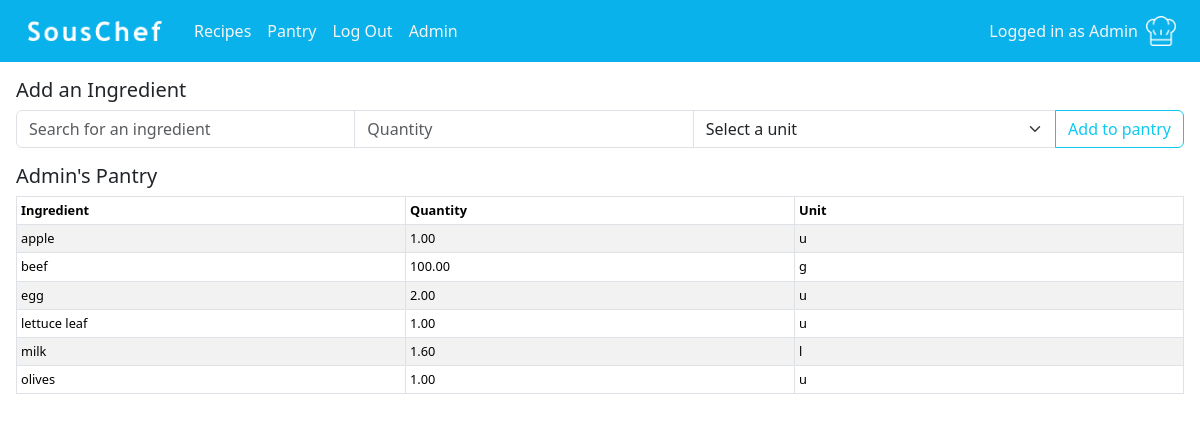
Page /pantry/ (signed in) on the committed database.
### souschef/models.py (models this page shows, shortened)
class User(AbstractUser):
    pass

class Pantry(models.Model):
    user = models.ForeignKey(User, on_delete=models.CASCADE)

class UserDashboard(models.Model):
    user_name = models.OneToOneField(User, on_delete=models.CASCADE, related_name="user_name")
    created = models.DateTimeField(auto_now_add=True)
    profile_picture = models.ImageField(upload_to="static/images/profile_pics", null=True, blank=True)
    def __str__(self):
        return f"{self.user_name}"

class Ingredient(models.Model):
    name = models.CharField(max_length=64, blank=False)
    ingredient_id = models.IntegerField(unique=True)
    def __str__(self):
        return f"{self.name}"

class PantryIngredient(models.Model):
    pantry = models.ForeignKey(Pantry, on_delete=models.CASCADE)
    name = models.ForeignKey(Ingredient, on_delete=models.CASCADE)
    quantity = models.DecimalField(max_digits=5, decimal_places=2)
    unit = models.ForeignKey(Unit, on_delete=models.CASCADE)

class Unit(models.Model):
    unit_type = models.CharField(max_length=8)
    def __str__(self):
        return self.unit_type

### souschef/views.py (the view)
# urls.py: path("pantry/", views.pantry, name="pantry"),
def pantry(request):
    if request.method == "GET":
        return pantry_get_request(request)
    elif request.method == "POST":
        return pantry_post_request(request)

### souschef/forms.py
class PantryIngredientForm(ModelForm):
    name = ModelChoiceField(
        queryset=Ingredient.objects.all(),
        to_field_name="name",
    )
    ingredient_id = IntegerField()
    class Meta:
        model = PantryIngredient
        fields = ['name', 'quantity', 'unit']
        widgets = {
            "quantity": NumberInput(attrs={"required": "required"}),
            "unit": Select(attrs={"required": "required"}),
        }

### souschef/pantry_utils.py (called while the page is built)
def pantry_get_request(request):
    query = request.GET.get("query")
    if query:
        return run_query(query)
    form = PantryIngredientForm()
    pantry = Pantry.objects.filter(user=request.user)
    contents = PantryIngredient.objects.filter(pantry__in=pantry).order_by('name__name')
    if contents:
        table_data = get_table_data(contents)
        return render(request, "SousChef/pantry.html", {
            "pantry": pantry,
            "table_data": table_data,
            "form": form,
        })
    else:
        return render(request, "SousChef/pantry.html", {
            "pantry": pantry,
            "form": form,
        })

### souschef/utils.py (called while the page is built)
def get_table_data(contents):
    table_data = []
    for item in contents:
        row = [
            item.name,  # Ingredient name
            item.quantity,   # Ingredient quantity
            item.unit   # Unit name (assuming there's a unit field)
        ]
        table_data.append(row)
    return table_data

### souschef/templates/souschef/pantry.html (shortened to what this page needs)
{% extends "SousChef/layout.html" %}
{% load custom_filters %}
{% block body %}
    <div class="m-3">
        <h5>Add an Ingredient</h5>
        <form id="pantryIngredientForm" method="POST" action="{% url 'pantry' %}">
            <div class="input-group mb-3">
                <input id="searchBox" autocomplete="off" class="form-control" name="name" placeholder="Search for an ingredient" type="text" required>
                <input type="number" step="0.01" class="form-control" name="quantity" placeholder="Quantity" aria-label="Quantity" required>
                <select class="form-select" name="unit" required>
                    <option value="" selected disabled>Select a unit</option>
                </select>
                <button class="btn btn-outline-info" type="submit" >Add to pantry</button>
            </div>
        </form>
    </div>
    <div class="m-3">
        {% for p in pantry %}
            <h5>{{ p.user.user_name }}'s Pantry</h5>
        {% endfor %}
        <div class="table-responsive">
            <table class="table table-striped table-sm table-bordered" style="table-layout: fixed;">
                <thead>
                    <tr>
                        <th>Ingredient</th>
                        <th>Quantity</th>
                        <th>Unit</th>
                    </tr>
                </thead>
                <tbody>
                    {% for row in table_data %}
                    <tr>
                        <td>{{ row.0 }}</td>
                        <td>{{ row.1|floatformat:2 }}</td>
                        <td>{{ row.2 }}</td>
                    </tr>
                    {% endfor %}
                </tbody>
            </table>
        </div>
    </div>
{% endblock %}

### souschef/templates/souschef/layout.html (shortened to what this page needs)
{% load static %}
<!DOCTYPE html>
<html lang="en">
    <head>
        <link href="https://cdn.jsdelivr.net/npm/bootstrap@5.3.3/dist/css/bootstrap.min.css" rel="stylesheet">
        <link href="{% static 'styles.css' %}" rel="stylesheet">
    </head>
    <body>
        <nav class="navbar navbar-expand-lg nav-colours pt-2 mb-3">
            <div class="container-fluid ms-2">
                <a class="navbar-brand" href="{% url 'index' %}">
                    <img src="{% static 'images/souschef.png' %}" alt="Logo" width="150" height="auto" class="d-inline-block p-2">
                </a>
                <div class="collapse navbar-collapse" id="toggle">
                    <ul class="navbar-nav me-auto mb-3 mb-lg-0 nav-colours">
                        <li class="nav-item">
                            <a class="nav-link" href="{% url 'recipes' %}">Recipes</a>
                        </li>
                        {% if user.is_authenticated %}
                            <li class="nav-item">
                                <a class="nav-link" href="{% url 'pantry' %}">Pantry</a>
                            </li>
                            <li class="nav-item">
                                <a class="nav-link" href="{% url 'logout' %}">Log Out</a>
                            </li>
                        {% endif %}
                        {% if user.is_staff %}
                            <li class="nav-item">
                                <a class="nav-link" href="/admin/">Admin</a>
                            </li>
                        {% endif %}
                    </ul>
                    <div class="me-2 nav-colours">
                        {% if user.is_authenticated %}
                            <div class="navbar-text d-flex align-items-center">Logged in as<a class="nav-link mx-1" href="{% url 'user_dashboard' %}">{{ user.username }}</a>
                            {% if profile.profile_picture %}
                                <span class="picico mx-1"><a href="{% url 'user_dashboard' %}"><img class="profilepicico" src="{{ profile.profile_picture }}"></img></a></span>
                            {% else %}
                                <span class="picico mx-1"><a href="{% url 'user_dashboard' %}"><img class="profilepicico" src="/static/images/profile_pics/default_profile_white.png"></a></img></span>
                            {% endif %}
                            </div>
                        {% else %}
                            <span class="navbar-text">Not logged in</span>
                        {% endif %}
                    </div>
                </div>
            </div>
        </nav>
        {% block body %}
        {% endblock %}
    </body>
</html>

### souschef/static/styles.css (style rules this page uses)
a { text-decoration: none; }
body { background-image: url("/static/images/background.jpg"); background-position: center; background-repeat: no-repeat; background-attachment: fixed; background-size: 2000px; }
.navbar { margin: 0; }
.nav-colours { background-color: #09b2ea; }
.navbar-text { color: whitesmoke; }
.nav-link { color: whitesmoke !important; }
.picico { vertical-align: bottom; }
.profilepicico { width: auto; height: 30px; }
.table { font-size: 0.8rem; }

### rows in the picture
User: username "Admin"
Pantry: user.user_name "Admin"
Ingredient: name "apple", quantity "1.00", unit_type "u"
Ingredient: name "beef", quantity "100.00", unit_type "g"
Ingredient: name "egg", quantity "2.00", unit_type "u"
Ingredient: name "lettuce leaf", quantity "1.00", unit_type "u"
Ingredient: name "milk", quantity "1.60", unit_type "l"
Ingredient: name "olives", quantity "1.00", unit_type "u"
